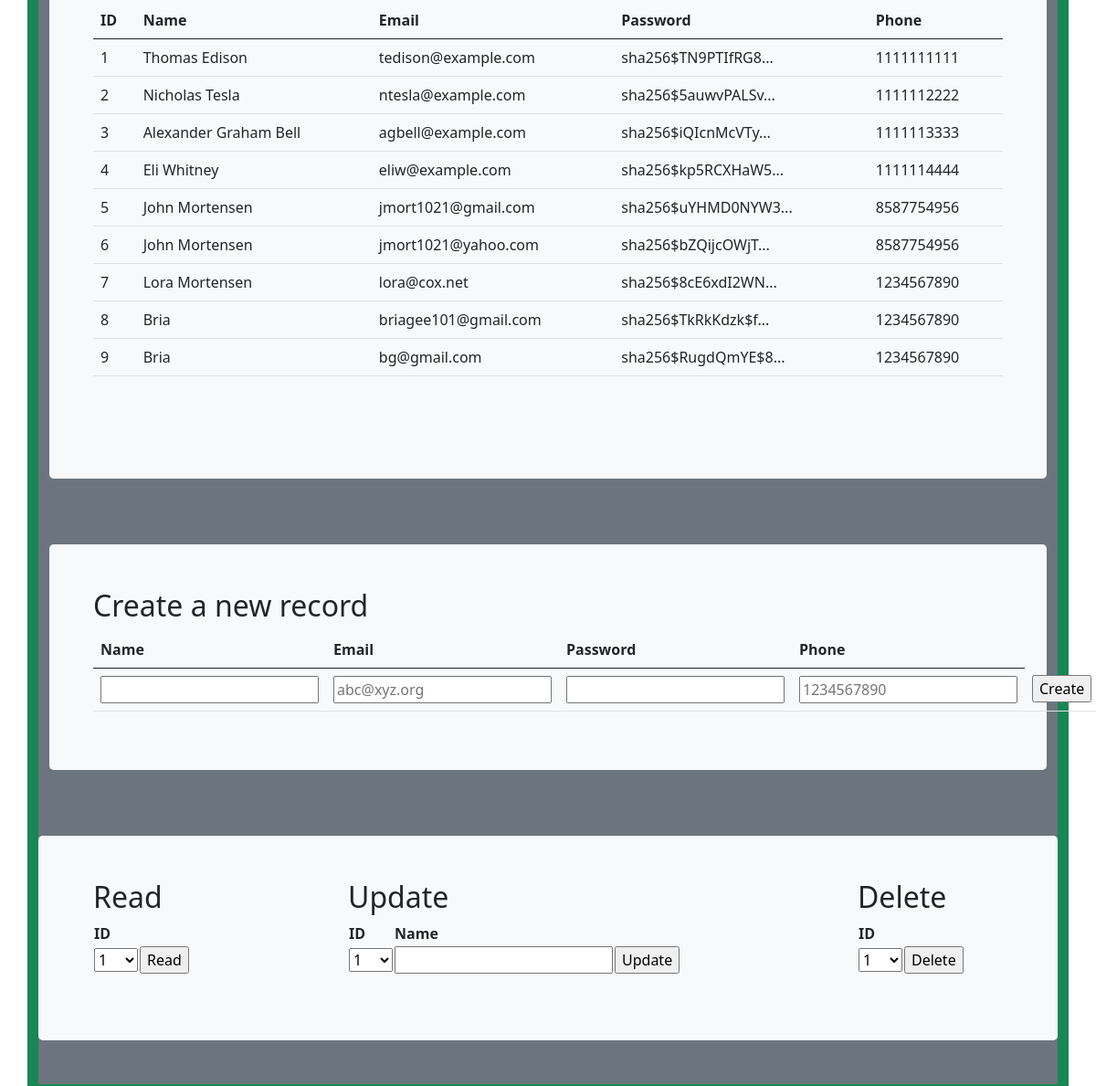
The page /crud/ (signed in, middle part) on the database as committed earlier.
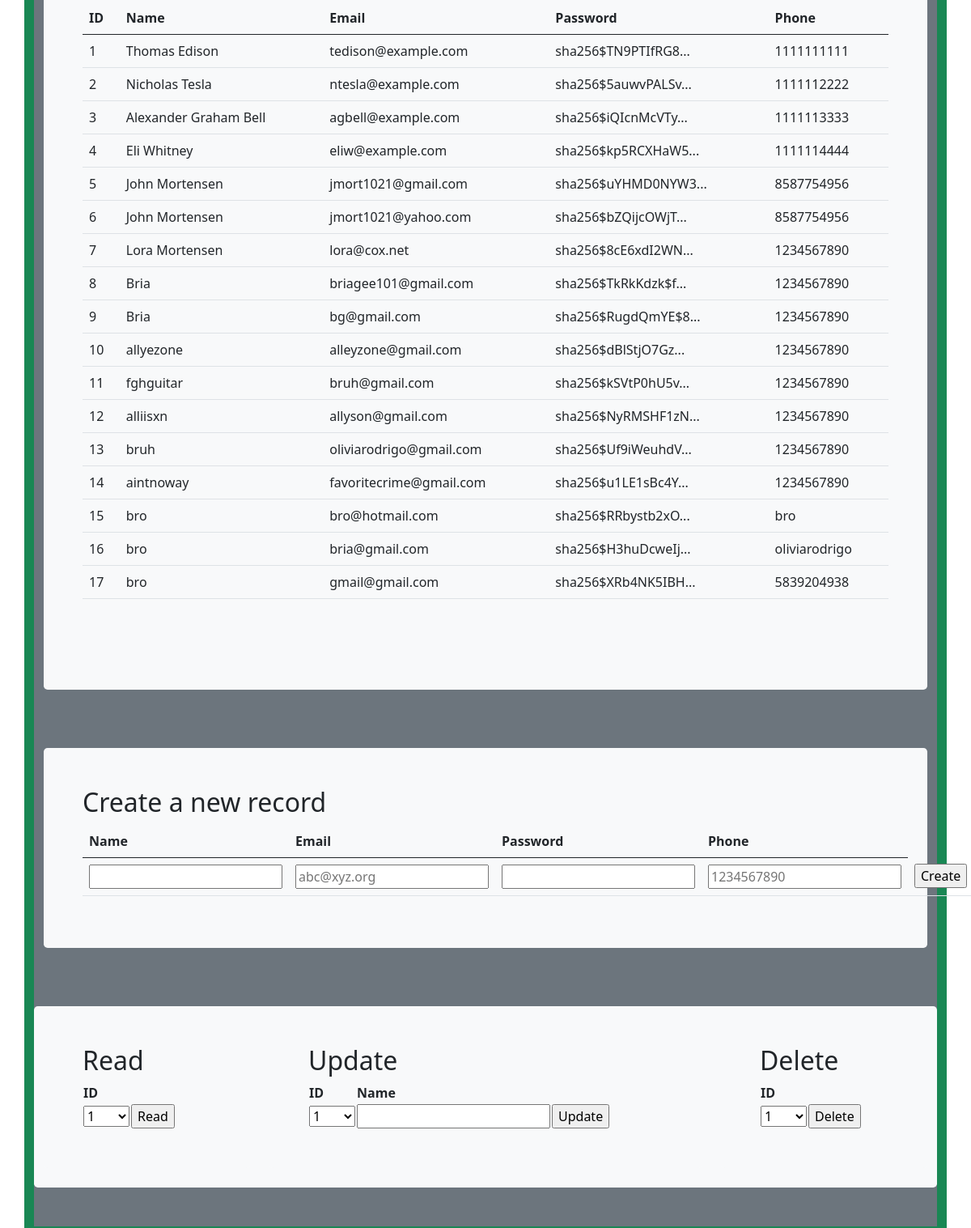
The same page on the database as committed later.
### model.py (models this page shows, shortened)
class Users(UserMixin, db.Model):
    userID = db.Column(db.Integer, primary_key=True)
    name = db.Column(db.String(255), unique=False, nullable=False)
    email = db.Column(db.String(255), unique=True, nullable=False)
    password = db.Column(db.String(255), unique=False, nullable=False)
    phone = db.Column(db.String(255), unique=False, nullable=False)
    def read(self):
        return {
            "userID": self.userID,
            "name": self.name,
            "email": self.email,
            "password": self.password,
            "phone": self.phone,
            "query": "by_alc"  # This is for fun, a little watermark
        }

### cruddy/app_crud.py (the view)
@app_crud.route('/')
@login_required  # Flask-Login uses this decorator to restrict acess to logged in users
def crud():
    return render_template("crud.html", table=users_all())

### cruddy/query.py (called while the page is built)
def users_all():
    return users_all_alc()

def users_all_alc():
    table = Users.query.all()
    json_ready = [peep.read() for peep in table]
    return json_ready

@login_manager.user_loader
def user_loader(user_id):
    if user_id is not None:
        return Users.query.get(user_id)
    return None

### templates/crud.html (shortened to what this page needs)
<!DOCTYPE html>
{% extends "layouts/base.html" %}
{% block body %}
    <div class="container py-4 text-light bg-success">
        <div class="container bg-secondary py-4">
            <div class="p-5 mb-4 bg-light text-dark rounded-3">
                <div class="row align-items-md-stretch">
                    <div class="container-fluid py-5">
                        <table class="table">
                            <thead>
                            <tr>
                                <th>ID</th>
                                <th>Name</th>
                                <th>Email</th>
                                <th>Password</th>
                                <th>Phone</th>
                            </tr>
                            </thead>
                            <tbody>
                            {% for row in table %}
                                {% set pn = "" ~ row['phone'] %}
                                {% set pnf = "(" ~ pn[0:3] ~ ")" ~ pn[3:6] ~ "-" ~ pn[6:10] %}
                                <tr>
                                    <td>{{ row['userID'] }}</td>
                                    <td>{{ row['name'] }}</td>
                                    <td>{{ row['email'] }}</td>
                                    <td>{{ row['password'] | truncate(20) }}</td>
                                    <td>{{ row['phone'] }}</td>
                                </tr>
                            {% endfor %}
                            </tbody>
                        </table>
                    </div>
                </div>
            </div>
        </div>
        <div class="container bg-secondary py-4">
            <div class="p-5 mb-4 bg-light text-dark rounded-3">
                <h2>Create a new record</h2>
                <form method="POST" ID="create" action={{url_for('crud.create')}} >
                    <table class="table">
                        <thead>
                        <tr>
                            <th><label for="name">Name</label></th>
                            <th><label for="email">Email</label></th>
                            <th><label for="password">Password</label></th>
                            <th><label for="phone">Phone</label></th>
                        </tr>
                        </thead>
                        <tbody>
                        <tr>
                            <td><input type="text" name="name" id="name" required></td>
                            <td><input type="email" name="email" id="email" placeholder="abc@xyz.org" required></td>
                            <td><input type="password" name="password" id="password" required></td>
                            <td><input type="tel" name="phone" id="phone" pattern="[0-9]{10}" placeholder="1234567890" required></td>
                            <td><input type="submit" value="Create"></td>
                        </tr>
                        </tbody>
                    </table>
                </form>
            </div>
        </div>
        <div class="container bg-secondary py-4">
            <div class="row mb-4 bg-light text-dark rounded-3">
                <div class="col-md-3">
                    <div class="p-5 mb-4 bg-light text-dark rounded-3">
                        <h2>Read</h2>
                        <form method="POST" ID="read" action={{url_for('crud.read')}} >
                            <table id="read_table">
                                <tr><th><label for="read_userid">ID</label></th></tr>
                                <tr>
                                    <td>
                                        <select name="userid" id="read_userid">
                                            <optgroup label="userid">
                                                {% for row in table %}
                                                    <option label="{{ row['userID'] }}">{{ row['userID'] }}</option>
                                                {% endfor %}
                                            </optgroup>
                                        </select>
                                    </td>
                                    <td>
                                        <input type="submit" value="Read">
                                    </td>
                                </tr>
                            </table>
                        </form>
                    </div>
                </div>
                <div class="col-md-6">
                    <div class="p-5 mb-4 bg-light text-dark rounded-3">
                        <h2>Update</h2>
                        <form method="POST" ID="update" action={{url_for('crud.update')}} >
                            <table id="update_table">
                                <tr>
                                    <th><label for="update_userid">ID</label></th>
                                    <th><label for="update_name">Name</label></th>
                                </tr>
                                <tr>
                                    <td>
                                        <select name="userid" id="update_userid">
                                            <optgroup label="userid">
                                                {% for row in table %}
                                                    <option label="{{ row['userID'] }}">{{ row['userID'] }}</option>
                                                {% endfor %}
                                            </optgroup>
                                        </select>
                                    </td>
                                    <td><input type="text" name="name" id="update_name" required></td>
                                    <td><input type="submit" value="Update"></td>
                                </tr>
                            </table>
                        </form>
                    </div>
                </div>
                <div class="col-md-3">
                    <div class="p-5 mb-4 bg-light text-dark rounded-3">
                        <h2>Delete</h2>
                        <form method="POST" ID="read" action={{url_for('crud.delete')}} >
                            <table id="read_table">
                                <tr><th><label for="delete_userid">ID</label></th></tr>
                                <tr>
                                    <td>
                                        <select name="userid" id="delete_userid">
                                            <optgroup label="userid">
                                                {% for row in table %}
                                                    <option label="{{ row['userID'] }}">{{ row['userID'] }}</option>
                                                {% endfor %}
                                            </optgroup>
                                        </select>
                                    </td>
                                    <td><input type="submit" value="Delete"></td>
                                </tr>
                            </table>
                        </form>
                    </div>
                </div>
            </div>
        </div>
    </div>
{% endblock %}

### templates/layouts/base.html (shortened to what this page needs)
<!DOCTYPE HTML>
<html lang="en">
<head>
</head>
<body>
{% include "layouts/navbar.html" %}
{%block body%}
{%endblock%}
</body>
</html>

### templates/layouts/navbar.html (shortened to what this page needs)
<head>
    <link href="https://cdn.jsdelivr.net/npm/bootstrap@5.0.0/dist/css/bootstrap.min.css" rel="stylesheet">
</head>
<body>
</body>

Rows that differ between the two databases and show on the page:
added Users: userID "10", name "allyezone", email "alleyzone@gmail.com", password "sha256$dBlStjO7Gz...", phone "1234567890"
added Users: userID "11", name "fghguitar", email "bruh@gmail.com", password "sha256$kSVtP0hU5v...", phone "1234567890"
added Users: userID "12", name "alliisxn", email "allyson@gmail.com", password "sha256$NyRMSHF1zN...", phone "1234567890"
added Users: userID "13", name "bruh", email "oliviarodrigo@gmail.com", password "sha256$Uf9iWeuhdV...", phone "1234567890"
added Users: userID "14", name "aintnoway", email "favoritecrime@gmail.com", password "sha256$u1LE1sBc4Y...", phone "1234567890"
added Users: userID "15", name "bro", email "bro@hotmail.com", password "sha256$RRbystb2xO...", phone "bro"
added Users: userID "16", name "bro", email "bria@gmail.com", password "sha256$H3huDcweIj...", phone "oliviarodrigo"
added Users: userID "17", name "bro", email "gmail@gmail.com", password "sha256$XRb4NK5IBH...", phone "5839204938"
